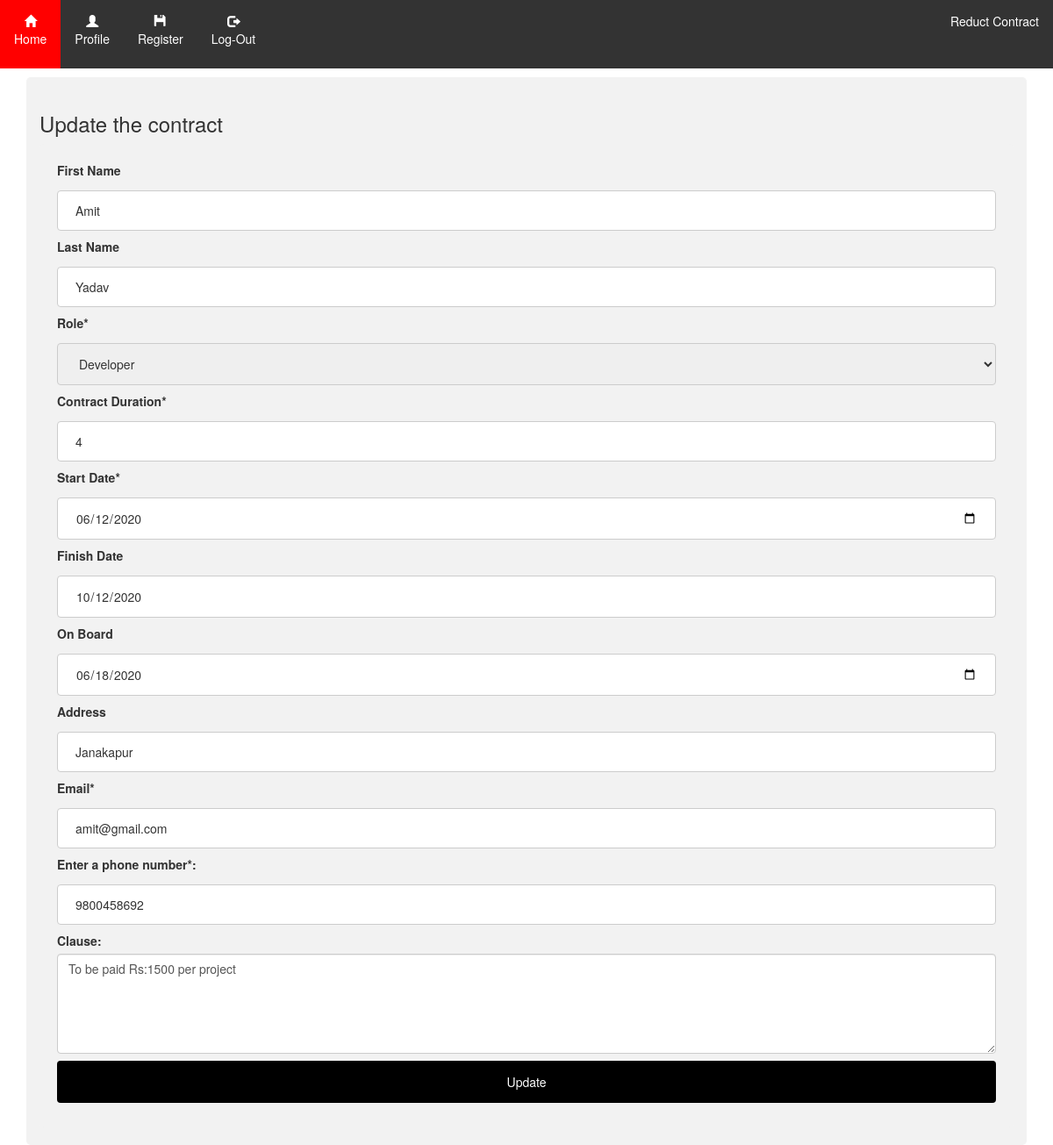
The app's page /3/update/ (signed in) with its own data.
### reductcontract/models.py (models this page shows, shortened)
class contractor(models.Model):
    user = models.ForeignKey(User,on_delete=models.SET_NULL,null=True)
    first_name=models.CharField(max_length=100)
    last_name=models.CharField(max_length=100)
    role=models.CharField(max_length=20)
    contract_duration=models.IntegerField()
    start_date=models.DateField()
    finish_date=models.DateField()
    on_board=models.DateField(default=start_date)
    clause=models.CharField(null=True,max_length=250)
    address=models.CharField(max_length=100)
    email=models.EmailField()
    phone_number=models.IntegerField()
    status=models.TextField(null=True)
    class Meta:
        ordering=['finish_date']

### reductcontract/views.py (the view)
# urls.py: path('<int:iod>/update/',views.contractupdate,name='contractupdate'),
def contractupdate(request,iod):
    if request.user.is_authenticated:
        obj = contractor.objects.get(id=iod)
        if not obj.user==request.user:
            return HttpResponse('<h1>You are not authorized to update it only {} can update </h1>'.format(obj.user))
        else:
            context={
            'obj':obj
            }
            if request.method == 'POST':
                first_name = request.POST['firstname']
                last_name = request.POST['lastname']
                role = request.POST['country']
                contract_duration = request.POST['period']
                start_date = request.POST['startdate']
                finish_date = request.POST['finishdate']
                on_board = request.POST['onboard']
                address = request.POST['address']
                email = request.POST['email']
                phone_number = request.POST['phone']
                clause=request.POST['clause']
                query = contractor(id=iod)
                query.first_name = first_name
                query.last_name = last_name
                query.role = role
                query.contract_duration = contract_duration
                query.start_date = start_date
                query.finish_date = finish_date
                query.on_board=on_board
                query.address = address
                query.email = email
                query.phone_number = phone_number
                query.clause=clause
                query.user_id = obj.user.id
                check=contractor.objects.exclude(id = iod)
                obj = check.filter(email=email)
                myp = check.filter(phone_number=phone_number)
                if obj.exists():
                    return HttpResponse('The email you updated to is already associated with other contractor ')
                if myp.exists():
                    return HttpResponse('The phone number you updated to is already associated with other contractor')
                if not obj.exists() and not myp.exists():
                    query.save()
                    sendmail=EmailMessage(
                    'Your Contract is updated',
                    'Your new contract is of role as {} with the period of {} starting at {} and ending at {}'.format(role,contract_duration,start_date,finish_date),
                     settings.EMAIL_HOST_USER,
                    [email],
                    )
                    sendmail.fail_silently=False
                    sendmail.send()
                    return redirect('showcontract')
            else:
                 return render(request,'reductcontract/contractupdate.html',context)
    else:
        return HttpResponse('<h1>You need to login first</h1>')

### reductcontract/templates/reductcontract/contractupdate.html (shortened to what this page needs)
{% extends 'reductcontract/base.html' %}
{% load crispy_forms_tags %}
{% load static %}
{% block content %}
<!DOCTYPE html>
<html lang="en">
<head>
  <link href="//maxcdn.bootstrapcdn.com/bootstrap/4.0.0/css/bootstrap.min.css" rel="stylesheet" id="bootstrap-css">
  <link rel="stylesheet" href="https://maxcdn.bootstrapcdn.com/bootstrap/3.3.7/css/bootstrap.min.css">
</head>
<html>
<link rel="stylesheet" href="https://use.fontawesome.com/releases/v5.1.0/css/all.css">
<body>
<h3>Update the contract</h3>
<div>
  <form action="." method="post">
    <label for="fname">First Name</label>
    <input type="text" id="fname" name="firstname" value="{{obj.first_name}}">
    <label for="lname">Last Name</label>
    <input type="text" id="lname" name="lastname" value="{{obj.last_name}}">
    <label for="country">Role*</label>
    <select id="country" name="country" value="{{obj.role}}" required>
      <option value="Developer">Developer</option>
    </select>
      <label for="period">Contract Duration*</label>
       <input type="number" id="period" name="period" value="{{obj.contract_duration}}" required>
      <label for="startdate">Start Date*</label>
      <input type="date" id="startdate" name="startdate" value='{{obj.start_date|date:"Y-m-d"}}' required>
      <label for="finishdate">Finish Date</label>
      <input type="date" id="finishdate" name="finishdate" value='{{obj.finish_date|date:"Y-m-d"}}'  readonly>
      <label for="onboard">On Board</label>
      <input type="date" id="onboard" name="onboard" value='{{obj.on_board|date:"Y-m-d"}}' required>
      <label for="address">Address</label>
      <input type="text" id="address" name="address" value="{{obj.address}}">
      <label for="email">Email*</label>
      <input type="email" id="email" name="email" value="{{obj.email}}" required>
      <label for="phone">Enter a phone number*:</label>
      <input type="tel" id="phone" name="phone" value="{{obj.phone_number}}" pattern="[0-9]{10}" required>
     <label for="clause">Clause:</label>
      <textarea class="form-control" rows="5"  name="clause" id="clause">{{obj.clause}}</textarea>
      <input type="submit" value="Update">
  </form>
</div>
</body>
</html>
{% endblock %}

### reductcontract/templates/reductcontract/base.html (style rules this page uses)
body { margin: 0; padding: 0; }

### reductcontract/templates/reductcontract/contractupdate.html (style rules this page uses)
input[type=text],input[type=number],input[type=email],input[type=date],input[type=tel], select { width: 100%; padding: 12px 20px; margin: 8px 0; display: inline-block; border: 1px solid #ccc; border-radius: 4px; box-sizing: border-box; }
input[type=submit] { width: 100%; background-color: black; color: white; padding: 14px 20px; margin: 8px 0; border: none; border-radius: 4px; cursor: pointer; }
div { border-radius: 5px; background-color: #f2f2f2; padding: 20px; }

### records on screen
contractor: firstname "Amit", lastname "Yadav", country "Developer", period "4", startdate "06/12/2020", finishdate "10/12/2020", onboard "06/18/2020", address "Janakapur", email "amit@gmail.com", phone "9800458692", clause "To be paid Rs:1500 per project"
